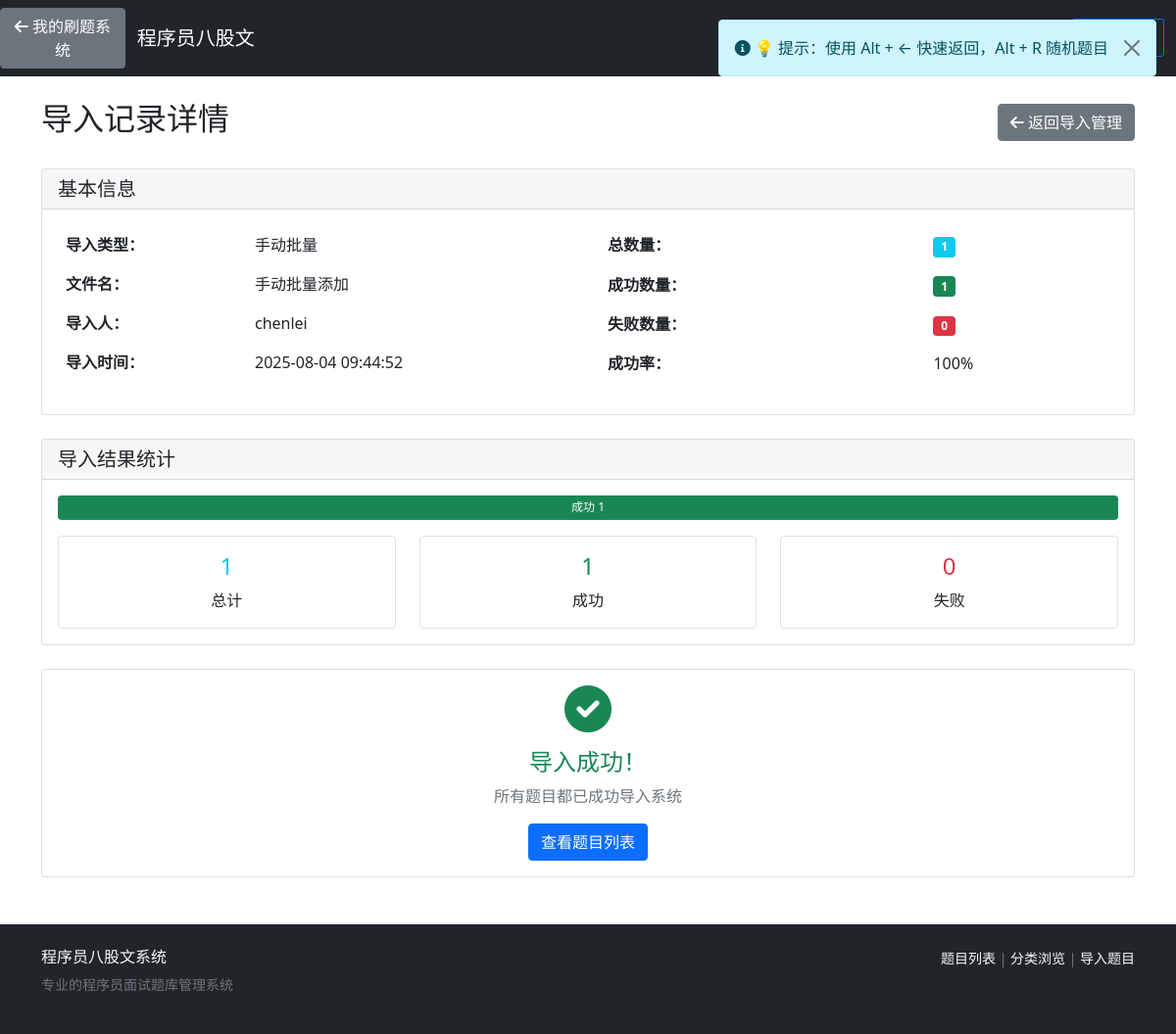
Screenshot of /baguwen/import-record/8/ with the database file from the repository.
### baguwen/models.py (models this page shows, shortened)
class ImportRecord(models.Model):
    IMPORT_TYPE_CHOICES = [
        ('excel', 'Excel文件'),
        ('json', 'JSON文件'),
        ('manual', '手动批量'),
        ('api', 'API导入'),
    ]
    import_type = models.CharField(max_length=20, choices=IMPORT_TYPE_CHOICES, verbose_name='导入类型')
    file_name = models.CharField(max_length=200, blank=True, verbose_name='文件名')
    total_count = models.PositiveIntegerField(default=0, verbose_name='总数量')
    success_count = models.PositiveIntegerField(default=0, verbose_name='成功数量')
    error_count = models.PositiveIntegerField(default=0, verbose_name='失败数量')
    error_log = models.TextField(blank=True, verbose_name='错误日志')
    created_by = models.ForeignKey(User, on_delete=models.SET_NULL, null=True, verbose_name='导入人')
    created_at = models.DateTimeField(auto_now_add=True, verbose_name='导入时间')
    class Meta:
        verbose_name = '导入记录'
        verbose_name_plural = '导入记录'
        ordering = ['-created_at']

### baguwen/views.py (the view)
# urls.py: path('import-record/<int:pk>/', views.import_record_detail, name='import_record_detail'),
def import_record_detail(request, pk):
    import_record = get_object_or_404(ImportRecord, pk=pk)
    return render(request, 'baguwen/import_record_detail.html', {'import_record': import_record})

### templates/baguwen/import_record_detail.html (shortened to what this page needs)
{% extends 'baguwen/base.html' %}
{% block content %}
<div class="row">
    <div class="col-md-12">
        <div class="d-flex justify-content-between align-items-center mb-4">
            <h2>导入记录详情</h2>
            <a href="{% url 'baguwen:import_questions' %}" class="btn btn-secondary">
                <i class="fas fa-arrow-left"></i> 返回导入管理
            </a>
        </div>
        <div class="card mb-4">
            <div class="card-header">
                <h5 class="mb-0">基本信息</h5>
            </div>
            <div class="card-body">
                <div class="row">
                    <div class="col-md-6">
                        <table class="table table-borderless">
                            <tr>
                                <td><strong>导入类型：</strong></td>
                                <td>{{ import_record.get_import_type_display }}</td>
                            </tr>
                            <tr>
                                <td><strong>文件名：</strong></td>
                                <td>{{ import_record.file_name|default:"无" }}</td>
                            </tr>
                            <tr>
                                <td><strong>导入人：</strong></td>
                                <td>{{ import_record.created_by.username|default:"系统" }}</td>
                            </tr>
                            <tr>
                                <td><strong>导入时间：</strong></td>
                                <td>{{ import_record.created_at|date:"Y-m-d H:i:s" }}</td>
                            </tr>
                        </table>
                    </div>
                    <div class="col-md-6">
                        <table class="table table-borderless">
                            <tr>
                                <td><strong>总数量：</strong></td>
                                <td><span class="badge bg-info">{{ import_record.total_count }}</span></td>
                            </tr>
                            <tr>
                                <td><strong>成功数量：</strong></td>
                                <td><span class="badge bg-success">{{ import_record.success_count }}</span></td>
                            </tr>
                            <tr>
                                <td><strong>失败数量：</strong></td>
                                <td><span class="badge bg-danger">{{ import_record.error_count }}</span></td>
                            </tr>
                            <tr>
                                <td><strong>成功率：</strong></td>
                                <td>
                                    {% if import_record.total_count > 0 %}
                                        {% widthratio import_record.success_count import_record.total_count 100 %}%
                                    {% else %}
                                        0%
                                    {% endif %}
                                </td>
                            </tr>
                        </table>
                    </div>
                </div>
            </div>
        </div>
        {% if import_record.total_count > 0 %}
        <div class="card mb-4">
            <div class="card-header">
                <h5 class="mb-0">导入结果统计</h5>
            </div>
            <div class="card-body">
                <div class="progress mb-3" style="height: 25px;">
                    {% if import_record.success_count > 0 %}
                    <div class="progress-bar bg-success" role="progressbar"
                         style="width: {% widthratio import_record.success_count import_record.total_count 100 %}%">
                        成功 {{ import_record.success_count }}
                    </div>
                    {% endif %}
                </div>
                <div class="row text-center">
                    <div class="col-md-4">
                        <div class="border rounded p-3">
                            <h4 class="text-info">{{ import_record.total_count }}</h4>
                            <p class="mb-0">总计</p>
                        </div>
                    </div>
                    <div class="col-md-4">
                        <div class="border rounded p-3">
                            <h4 class="text-success">{{ import_record.success_count }}</h4>
                            <p class="mb-0">成功</p>
                        </div>
                    </div>
                    <div class="col-md-4">
                        <div class="border rounded p-3">
                            <h4 class="text-danger">{{ import_record.error_count }}</h4>
                            <p class="mb-0">失败</p>
                        </div>
                    </div>
                </div>
            </div>
        </div>
        {% endif %}
        {% if import_record.error_log %}
        <div class="card">
            <div class="card-header">
                <h5 class="mb-0 text-danger">
                    <i class="fas fa-exclamation-triangle"></i> 错误日志
                </h5>
            </div>
            <div class="card-body">
                <div class="alert alert-danger">
                    <strong>导入过程中发现以下错误：</strong>
                </div>
                <pre class="bg-light p-3 rounded" style="max-height: 400px; overflow-y: auto;">{{ import_record.error_log }}</pre>
                <div class="mt-3">
                    <h6>常见错误解决方案：</h6>
                    <ul class="list-unstyled">
                        <li><strong>分类不存在：</strong> 系统会自动创建新分类</li>
                        <li><strong>难度格式错误：</strong> 请使用"初级"、"中级"、"高级"、"专家"</li>
                        <li><strong>必填字段缺失：</strong> 确保title、content、answer、category、difficulty字段完整</li>
                        <li><strong>JSON格式错误：</strong> 使用在线JSON验证工具检查格式</li>
                    </ul>
                </div>
            </div>
        </div>
        {% else %}
        <div class="card">
            <div class="card-body text-center">
                <i class="fas fa-check-circle text-success" style="font-size: 3rem;"></i>
                <h4 class="text-success mt-3">导入成功！</h4>
                <p class="text-muted">所有题目都已成功导入系统</p>
                <a href="{% url 'baguwen:question_list' %}" class="btn btn-primary">
                    查看题目列表
                </a>
            </div>
        </div>
        {% endif %}
    </div>
</div>
{% endblock %}

### rows the page displays
ImportRecord: import_type "手动批量", file_name "手动批量添加", created_by.username "chenlei", created_at "2025-08-04 09:44:52", total_count "1", success_count "1", error_count "0", success_count+total_count "100"
